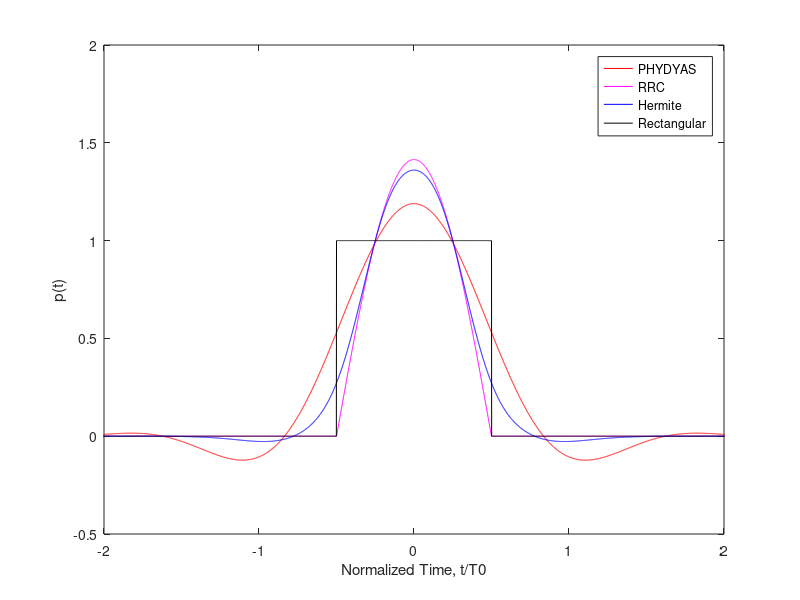
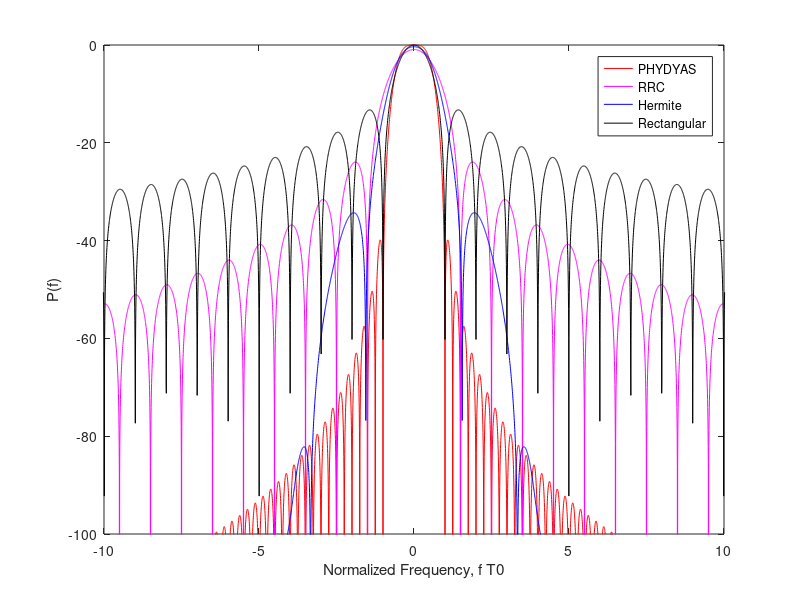

Write MATLAB code to recreate these figures, in order.
% =========================================================================   
% Ronald Nissel, rnissel@nt.tuwien.ac.at
% (c) 2017 by Institute of Telecommunications, TU Wien
% www.nt.tuwien.ac.at
% =========================================================================      
% This script plots the time and frequency response of different prototype
% filters:
%       1) Rectangular
%       2) PHYDYAS, Overlapping factor 4 (but 8 is also implemented)
%       3) Hermite
%       4) RRC in time

clear; close all;

fs                      = 15.36e6;          % Sampling Rate: 1024*15kHz
F                       = 15e3;             % Subcarrier Spacing: 15kHz

dt = 1/fs;

%% Define Prototype Filters! Orthogonal for T=T0 and F=2/T0!
% PHYDYAS pulse for overlapping factor 4
p_PHYDYAS_O4 = @(t,T0) ((t<=(4*T0/2))&(t>-4*T0/2)).*(1+2*(...
    0.97195983 * cos(2*pi*1/4*t/T0) + ...
    sqrt(2)/2  * cos(2*pi*2/4*t/T0) + ...
    0.23514695 * cos(2*pi*3/4*t/T0) ...
    ))/sqrt(4^2*T0);

% PHYDYAS pulse for overlapping factor 8
p_PHYDYAS_O8 = @(t,T0) ((t<=(8*T0/2))&(t>-8*T0/2)).*(1+2*(...
    0.99932588 * cos(2*pi*1/8*t/T0) + ...
    0.98203168 * cos(2*pi*2/8*t/T0) + ...
    0.89425129 * cos(2*pi*3/8*t/T0) + ...
    sqrt(2)/2  * cos(2*pi*4/8*t/T0) + ...
    0.44756522 * cos(2*pi*5/8*t/T0) + ...
    0.18871614 * cos(2*pi*6/8*t/T0) + ...
    0.03671221 * cos(2*pi*7/8*t/T0) ...
    ))/sqrt(8^2*T0);

% Root raised cosine filter in time (low latency)
p_timeRRC = @(t,T0) ((t<=(T0/2))&(t>-T0/2)).*sqrt(1+(...
      cos(pi*1*2*t/T0)  ...
     ))/sqrt(T0);
 
% Hermite prototype filter for overlapping factor 8
O  = 4; 
p_Hermite = @(t,T0) ((t<=(O*T0/2))&(t>-O*T0/2)).* ...
    1/sqrt(T0).*exp(-pi*(t./(T0/sqrt(2))).^2) .* (...
    1.412692577 + ...
    -3.0145e-3 .*...
                ((12+(-48).*(sqrt(2*pi)*(t./(T0/sqrt(2)))).^2+16.*(sqrt(2*pi)*(t./(T0/sqrt(2)))).^4 ) )+ ...
    -8.8041e-6 .*...
                (1680+(-13440).*(sqrt(2*pi)*(t./(T0/sqrt(2)))).^2+13440.*(sqrt(2*pi)*(t./(T0/sqrt(2)))).^4+(-3584).*(sqrt(2*pi)*(t./(T0/sqrt(2)))).^6+256.*(sqrt(2*pi)*(t./(T0/sqrt(2)))).^8 )+ ...
    -2.2611e-9  .*... 
                 (665280+(-7983360).*(sqrt(2*pi)*(t./(T0/sqrt(2)))).^2+13305600.*(sqrt(2*pi)*(t./(T0/sqrt(2)))).^4+(-7096320).*(sqrt(2*pi)*(t./(T0/sqrt(2)))).^6+1520640.* ...
                    (sqrt(2*pi)*(t./(T0/sqrt(2)))).^8+(-135168).*(sqrt(2*pi)*(t./(T0/sqrt(2)))).^10+4096.*(sqrt(2*pi)*(t./(T0/sqrt(2)))).^12 )+ ...
    -4.4570e-15 .*... 
                 (518918400+(-8302694400).*(sqrt(2*pi)*(t./(T0/sqrt(2)))).^2+19372953600.*(sqrt(2*pi)*(t./(T0/sqrt(2)))).^4+(-15498362880).* ...
                   (sqrt(2*pi)*(t./(T0/sqrt(2)))).^6+5535129600.*(sqrt(2*pi)*(t./(T0/sqrt(2)))).^8+(-984023040).*(sqrt(2*pi)*(t./(T0/sqrt(2)))).^10+89456640.*(sqrt(2*pi)*(t./(T0/sqrt(2)))).^12+( ...
                   -3932160).*(sqrt(2*pi)*(t./(T0/sqrt(2)))).^14+65536.*(sqrt(2*pi)*(t./(T0/sqrt(2)))).^16 )+ ...
     1.8633e-16 .*...
                 (670442572800+(-13408851456000).*(sqrt(2*pi)*(t./(T0/sqrt(2)))).^2+40226554368000.*(sqrt(2*pi)*(t./(T0/sqrt(2)))).^4+( ...
                   -42908324659200).*(sqrt(2*pi)*(t./(T0/sqrt(2)))).^6+21454162329600.*(sqrt(2*pi)*(t./(T0/sqrt(2)))).^8+(-5721109954560).* ...
                   (sqrt(2*pi)*(t./(T0/sqrt(2)))).^10+866834841600.*(sqrt(2*pi)*(t./(T0/sqrt(2)))).^12+(-76205260800).*(sqrt(2*pi)*(t./(T0/sqrt(2)))).^14+3810263040.*(sqrt(2*pi)*(t./(T0/sqrt(2)))).^16+ ...
                   (-99614720).*(sqrt(2*pi)*(t./(T0/sqrt(2)))).^18+1048576.*(sqrt(2*pi)*(t./(T0/sqrt(2)))).^20 ));
                
% Reference rectangular prototype filter, orthogonal for T=T0, F=1/T0!
p_Rectangular = @(t,T0) (1/sqrt(T0).*((t<=(T0/2))&(t>-T0/2)));


%% Plot Filters
T0  = 1/F;
t   = (-200*T0/2:dt:(200*T0/2)).'; t(end)=[]; % so that fft becomes real

% Time domain
p_PHYDYAS_O4_Samples    = p_PHYDYAS_O4(t,T0);
p_PHYDYAS_O8_Samples    = p_PHYDYAS_O8(t,T0);
p_timeRRC_Samples       = p_timeRRC(t,T0);
p_Hermite_Samples       = p_Hermite(t,T0);
p_Rectangular_Samples   = p_Rectangular(t,T0);

% Plot the prototype filters in time
figure();
plot(t/T0,p_PHYDYAS_O8_Samples*sqrt(T0),'red');
hold on;
plot(t/T0,p_timeRRC_Samples*sqrt(T0),'magenta');
plot(t/T0,p_Hermite_Samples*sqrt(T0),'blue');
plot(t/T0,p_Rectangular_Samples*sqrt(T0),'black');
xlim([-2 2]);
ylabel('p(t)');
xlabel('Normalized Time, t/T0');
legend({'PHYDYAS','RRC','Hermite','Rectangular'});

% Frequency domain
df  = 1/(length(t)*dt);
f   = (-length(t)/2:(length(t)/2-1))*df; 

P_PHYDYAS_O8_FFT    = circshift(abs(fft(p_PHYDYAS_O8_Samples)),[-length(t)/2,0]);
P_PHYDYAS_O4_FFT    = circshift(abs(fft(p_PHYDYAS_O4_Samples)),[-length(t)/2,0]);
P_timeRRC_FFT       = circshift(abs(fft(p_timeRRC_Samples)),[-length(t)/2,0]);
P_Hermite_FFT       = circshift(abs(fft(p_Hermite_Samples)),[-length(t)/2,0]);
P_Rectangular_FFT   = circshift(abs(fft(p_Rectangular_Samples)),[-length(t)/2,0]);

Normalize           = max(max([P_PHYDYAS_O4_FFT P_timeRRC_FFT P_Hermite_FFT P_Rectangular_FFT]));

% Plot the prototype filters in frequency
figure();
plot(f*T0,20*log10(P_PHYDYAS_O4_FFT/Normalize),'red');
hold on;
plot(f*T0,20*log10(P_timeRRC_FFT/Normalize),'magenta');
plot(f*T0,20*log10(P_Hermite_FFT/Normalize),'blue');
plot(f*T0,20*log10(P_Rectangular_FFT/Normalize),'black');
ylim([-100 0]);
xlim([-10 10]);
ylabel('P(f)');
xlabel('Normalized Frequency, f T0');
legend({'PHYDYAS','RRC','Hermite','Rectangular'});
